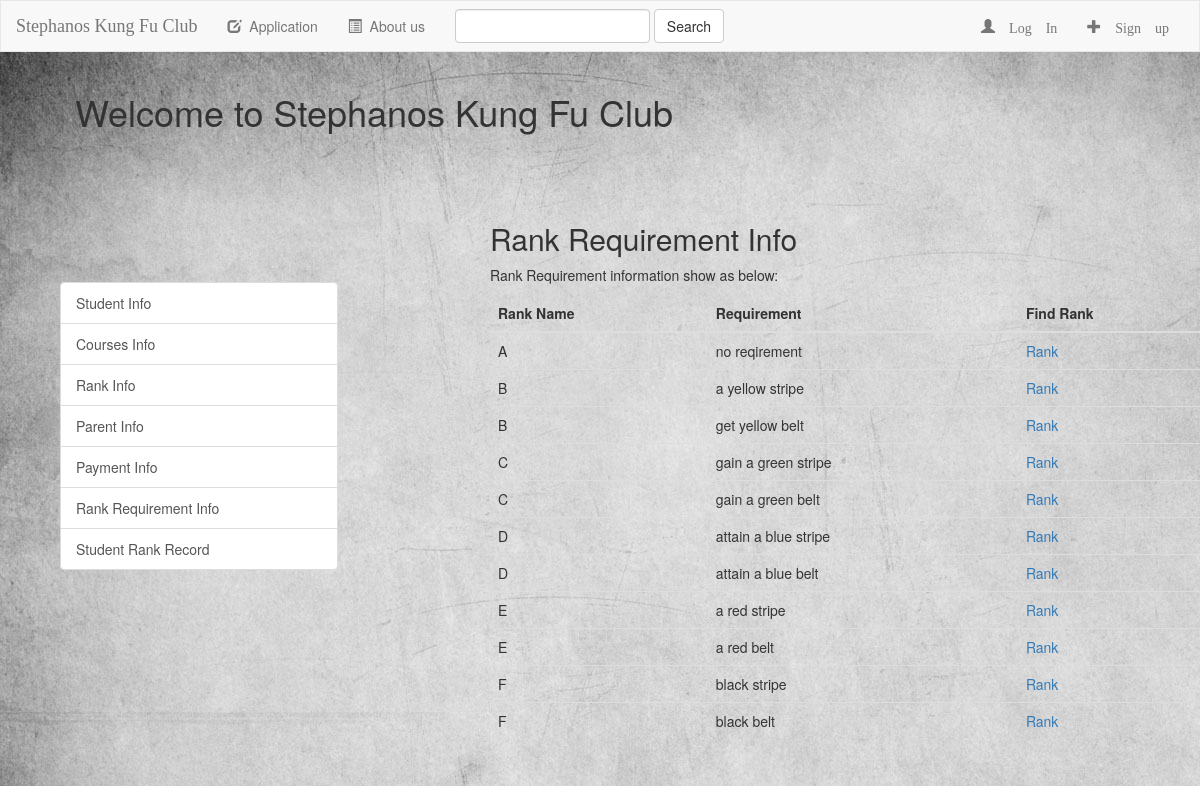
/skf/rank_requirement/, run on the app's committed database.
### skf/models.py (models this page shows, shortened)
class RankRequirement(models.Model):
    rank = models.ForeignKey(Rank, on_delete=models.CASCADE)
    content = models.CharField(max_length=500)

class Rank(models.Model):
    student = models.ManyToManyField(Student, through='RankRecord')
    name = models.CharField(max_length=500, primary_key=True)
    bcolor = models.CharField(max_length=500)

### skf/views.py (the view)
class RankRequirementView(generic.ListView):
    context_object_name = "rank_requirements"
    template_name = 'skf/rank_requirement.html'
    def get_queryset(self):
        return RankRequirement.objects.all()

### skf/templates/skf/rank_requirement.html (shortened to what this page needs)
{% extends "skf/base.html" %}
{% block body %}
    <h2>Rank Requirement Info</h2>
    <p>Rank Requirement information show as below:</p>
    <table class="table table-hover">
        <thead>
        <tr>
            <th>Rank Name</th>
            <th>Requirement</th>
            <th>Find Rank</th>
        </tr>
        </thead>
        <tbody>
        {% for rank_requirement in rank_requirements %}
            <tr>
                <td>{{ rank_requirement.rank.name }}</td>
                <td>{{ rank_requirement.content }}</td>
                <td><a href="{% url 'skf:rreq_rank' rank_requirement.id %}">Rank</a></td>
            </tr>
        {% endfor %}
        </tbody>
    </table>
{% endblock %}

### skf/static/skf/style.css (style rules this page uses)
body { background: white url("images/background.jpg"); }

### data on the page
RankRequirement: rank.name "A", content "no reqirement"
RankRequirement: rank.name "B", content "a yellow stripe"
RankRequirement: rank.name "B", content "get yellow belt"
RankRequirement: rank.name "C", content "gain a green stripe"
RankRequirement: rank.name "C", content "gain a green belt"
RankRequirement: rank.name "D", content "attain a blue stripe"
RankRequirement: rank.name "D", content "attain a blue belt"
RankRequirement: rank.name "E", content "a red stripe"
RankRequirement: rank.name "E", content "a red belt"
RankRequirement: rank.name "F", content "black stripe"
RankRequirement: rank.name "F", content "black belt"
